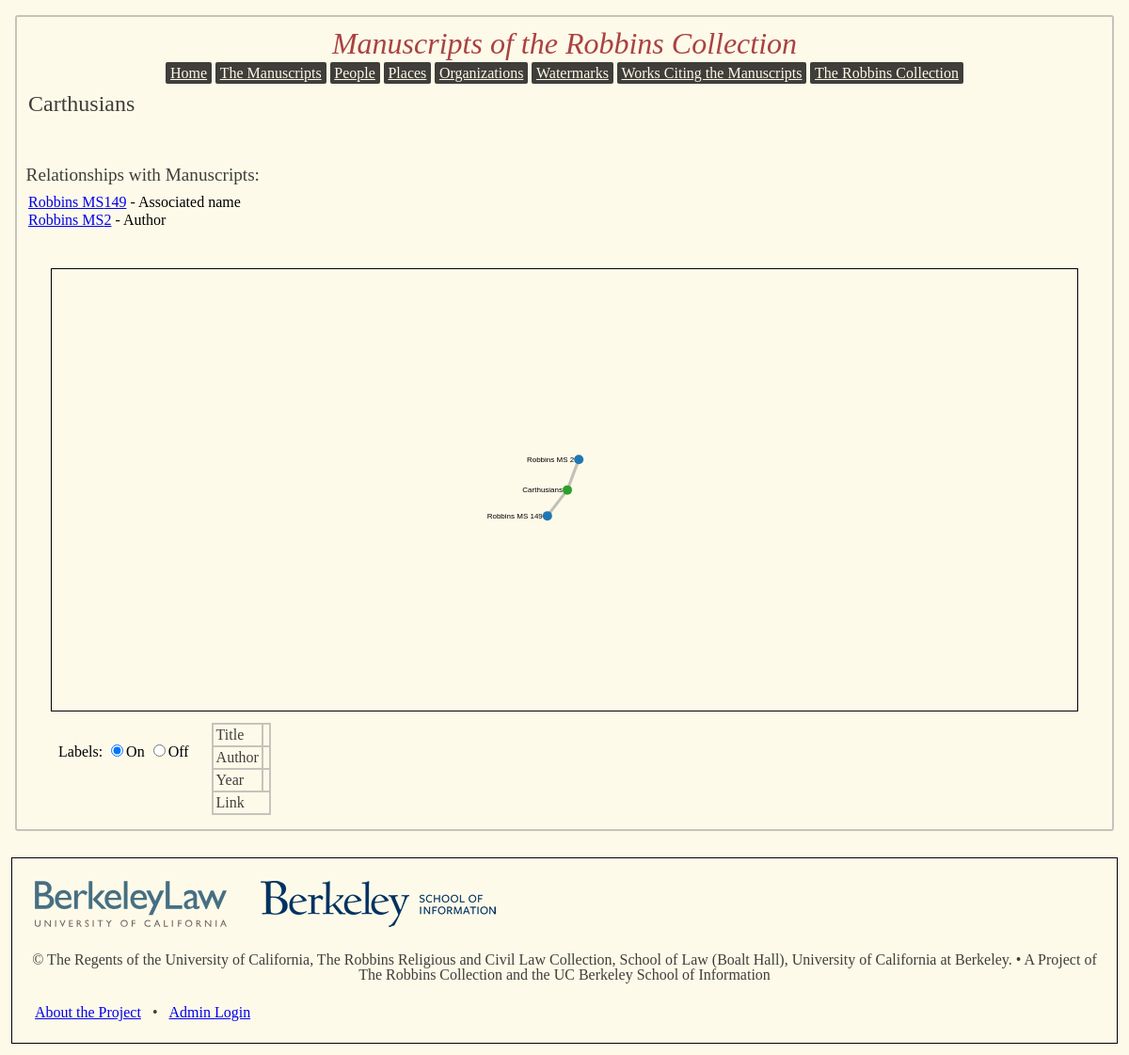
The page /org33 on the database its author committed.
### app/models.py (models this page shows, shortened)
class organization(db.Model):
	id = db.Column(db.Integer, primary_key=True)
	name = db.Column(db.String(50))
	ms_relations = db.relationship('org_ms_assoc',
		cascade = 'delete, delete-orphan',
		backref='org',
		lazy='dynamic')

class org_ms_assoc(db.Model):
	id = db.Column(db.Integer, primary_key=True)
	org_id = db.Column(db.Integer, db.ForeignKey('organization.id'))
	ms_id = db.Column(db.Integer, db.ForeignKey('manuscript.id'))
	relationship = db.Column(db.String(50))
	subord_org = db.Column(db.Boolean)

### app/views.py (the view)
@app.route('/org<orgid>', methods=['GET'])
def org_view(orgid):
	focusorg = models.organization.query.get(orgid)
	if focusorg == None:
		abort(404)
	suborgs = {}
	otherMSrel = {}
	for rel in focusorg.ms_relations:
		if rel.subord_org == True:
			if rel.relationship in suborgs:
				suborgs[rel.relationship].append(rel.ms_id)
			else:
				suborgs[rel.relationship] = [rel.ms_id]
		else:
			if rel.ms_id in otherMSrel:
				otherMSrel[rel.ms_id].append(rel.relationship)
			else:
				otherMSrel[rel.ms_id] = [rel.relationship]
	graph_data = get_info_from_db(orgid, 'org')
	graphobj = json.dumps(graph_data)
	return render_template('orgview.html', pagetitle=focusorg.name, org=focusorg, suborgs=suborgs, graph = graphobj,
	 otherMSrel=otherMSrel)

### app/views.py (called while the page is built)
def return_ms_data(shelf_id):
	this_ms = models.manuscript.query.get(shelf_id)
	resultid = '0_' + str(shelf_id)
	author_id = models.person_rel_type.query.filter_by(name='Author').first().id
	authorquery = this_ms.assoc_people.filter_by(assoc_type = author_id).first()
	if authorquery != None:
		result_author = authorquery.person.name_display
	else:
		result_author = ''
	result_title = this_ms.titles.filter_by(title_type='main').first().title_text
	if this_ms.date2 == None:
		result_datestring = str(this_ms.date1)
	else:
		result_datestring = str(this_ms.date1) + '-' + str(this_ms.date2)
	msreturndict = {"name": this_ms.shelfmark, "group": 0, "role": 'manuscript', "dbkey": shelf_id, 'id': resultid,
			'title': result_title, 'date': result_datestring, 'author': result_author, 'url': url_for('ms_view',idno=shelf_id)}
	return msreturndict

### app/templates/orgview.html (shortened to what this page needs)
{% extends "base.html" %}
{% block content %}
<h3>{{org.name }}
</h3>
<br>
<br>
{% if otherMSrel|length >0 %}
<h4>Relationships with Manuscripts: </h4>
<ul>
  {% for ms in otherMSrel %}
      <li><a href="ms{{ ms }}">Robbins MS{{ ms }}</a> -
      {% for assoc in otherMSrel[ms] %}
      {{ assoc }}
      {% endfor %}</li>
  {% endfor %}
<ul>
<br>
{% endif %}
<div class="section" id="relationvis">
</div>
  <div id="graphtoggle">
  <form id="labeltoggle">Labels:
    <input type="radio" name="labeltoggle" value="on" checked>On
    <input type="radio" name="labeltoggle" value="off">Off
  </form>
  </div>
  <div id="nodeinfo">
    <table>
      <tr>
        <th>Title</th>
        <td></td>
      </tr>
      <tr>
        <th>Author</th>
        <td></td>
      </tr>
      <tr>
        <th>Year</th>
        <td></td>
      </tr>
      <tr>
        <td colspan=2>Link</td>
      </tr>
    </table>
  </div>
</div>
{% endblock %}

### app/static/main.css (style rules this page uses)
html, body, div, span, applet, object, iframe, h1, h2, h3, h4, h5, h6, p, blockquote, pre, a, abbr, acronym, address, big, cite, code, del, dfn, em, img, ins, kbd, q, s, samp, small, strike, strong, sub, sup, tt, var, b, u, i, center, dl, dt, dd, ol, ul, li, fieldset, form, label, legend, table, caption, tbody, tfoot, thead, tr, th, td, article, aside, canvas, details, embed, figure, figcaption, footer, header, hgroup, menu, nav, output, ruby, section, summary, time, mark, audio, video { margin: 0; padding: 0; border: 0; font-size: 100%; font: inherit; vertical-align: baseline; }
body { line-height: 1; }
ol, ul { list-style: none; }
table { border-collapse: collapse; border-spacing: 0; }
html, body { background-color: #FEFAE9; margin: 0; padding: 0; }
h3, h4, h5, h6 { font-family: "Times New Roman"; color: #3F3E3A; }
h3 { font-size: 1.5em; }
h4 { font-size: 1.2em; }
div#wrapper h3, h4 { margin: .5em; }
p, td, th { color: #3F3E3A; font-family: "Times New Roman"; font-size: 1em; }
.section, .mapholder { margin: .75em; border-style: solid; border-width: 1px; border-color: #000000; padding: .5em; }
table, th, td { vertical-align: top; border-width: 2px; border-style: solid; border-color: #C5C3BC; border-collapse: collapse; padding: 3px; text-align: left; }
ol, ul { margin: .75em; }
li { padding-bottom: .2em; }
#textvis, #relationvis { max-width: 50% max-height: 100%; text-align: center; }
#graphtoggle { text-align: center; display: inline-block; max-width: 50%; vertical-align: top; margin: .75em; padding: .5em; }
#nodeinfo { display: inline-block; max-width: 50%; }

### rows shown on the page
organization: name "Carthusians"
org_ms_assoc: relationship "Associated name"
org_ms_assoc: relationship "Author"

### other values the page prints
{{ ms }} "149" "2"
